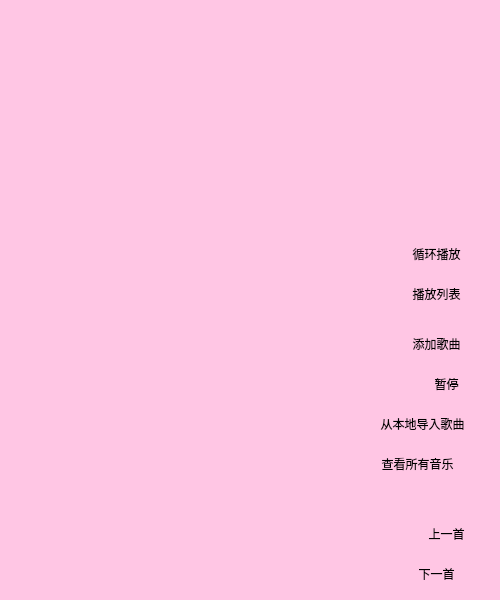
<?xml version="1.0" encoding="UTF-8"?>
<ui version="4.0">
 <class>MainWindow</class>
 <widget class="QMainWindow" name="MainWindow">
  <property name="geometry">
   <rect>
    <x>0</x>
    <y>0</y>
    <width>500</width>
    <height>600</height>
   </rect>
  </property>
  <property name="minimumSize">
   <size>
    <width>500</width>
    <height>600</height>
   </size>
  </property>
  <property name="maximumSize">
   <size>
    <width>500</width>
    <height>600</height>
   </size>
  </property>
  <property name="windowTitle">
   <string>MainWindow</string>
  </property>
  <property name="styleSheet">
   <string notr="true">background-color: rgb(255, 198, 228);</string>
  </property>
  <widget class="QWidget" name="centralwidget">
   <widget class="QPushButton" name="btnPlay">
    <property name="geometry">
     <rect>
      <x>400</x>
      <y>370</y>
      <width>93</width>
      <height>28</height>
     </rect>
    </property>
    <property name="cursor">
     <cursorShape>PointingHandCursor</cursorShape>
    </property>
    <property name="styleSheet">
     <string notr="true">border:0</string>
    </property>
    <property name="text">
     <string>暂停</string>
    </property>
   </widget>
   <widget class="QPushButton" name="btnNextSong">
    <property name="geometry">
     <rect>
      <x>390</x>
      <y>560</y>
      <width>93</width>
      <height>28</height>
     </rect>
    </property>
    <property name="cursor">
     <cursorShape>PointingHandCursor</cursorShape>
    </property>
    <property name="styleSheet">
     <string notr="true">border:0</string>
    </property>
    <property name="text">
     <string>下一首</string>
    </property>
   </widget>
   <widget class="QPushButton" name="btnLastSong">
    <property name="geometry">
     <rect>
      <x>400</x>
      <y>520</y>
      <width>93</width>
      <height>28</height>
     </rect>
    </property>
    <property name="cursor">
     <cursorShape>PointingHandCursor</cursorShape>
    </property>
    <property name="styleSheet">
     <string notr="true">border:0</string>
    </property>
    <property name="text">
     <string>上一首</string>
    </property>
   </widget>
   <widget class="QPushButton" name="btnAddMusicList">
    <property name="geometry">
     <rect>
      <x>390</x>
      <y>330</y>
      <width>93</width>
      <height>28</height>
     </rect>
    </property>
    <property name="cursor">
     <cursorShape>PointingHandCursor</cursorShape>
    </property>
    <property name="styleSheet">
     <string notr="true">border:0</string>
    </property>
    <property name="text">
     <string>添加歌曲</string>
    </property>
   </widget>
   <widget class="QScrollArea" name="scrollArea">
    <property name="geometry">
     <rect>
      <x>0</x>
      <y>250</y>
      <width>280</width>
      <height>350</height>
     </rect>
    </property>
    <property name="minimumSize">
     <size>
      <width>280</width>
      <height>350</height>
     </size>
    </property>
    <property name="maximumSize">
     <size>
      <width>280</width>
      <height>350</height>
     </size>
    </property>
    <property name="styleSheet">
     <string notr="true">border:0;</string>
    </property>
    <property name="verticalScrollBarPolicy">
     <enum>Qt::ScrollBarAsNeeded</enum>
    </property>
    <property name="horizontalScrollBarPolicy">
     <enum>Qt::ScrollBarAsNeeded</enum>
    </property>
    <property name="widgetResizable">
     <bool>true</bool>
    </property>
    <widget class="QWidget" name="scrollAreaWidgetContents">
     <property name="enabled">
      <bool>true</bool>
     </property>
     <property name="geometry">
      <rect>
       <x>0</x>
       <y>0</y>
       <width>280</width>
       <height>350</height>
      </rect>
     </property>
     <property name="sizePolicy">
      <sizepolicy hsizetype="Preferred" vsizetype="Preferred">
       <horstretch>0</horstretch>
       <verstretch>35</verstretch>
      </sizepolicy>
     </property>
     <property name="minimumSize">
      <size>
       <width>0</width>
       <height>0</height>
      </size>
     </property>
     <property name="styleSheet">
      <string notr="true">background-color: rgb(255, 198, 228);</string>
     </property>
    </widget>
   </widget>
   <widget class="QPushButton" name="btnList">
    <property name="geometry">
     <rect>
      <x>390</x>
      <y>280</y>
      <width>93</width>
      <height>28</height>
     </rect>
    </property>
    <property name="styleSheet">
     <string notr="true">border:0</string>
    </property>
    <property name="text">
     <string>播放列表</string>
    </property>
   </widget>
   <widget class="MySlider" name="aMySlider" native="true">
    <property name="geometry">
     <rect>
      <x>0</x>
      <y>90</y>
      <width>501</width>
      <height>31</height>
     </rect>
    </property>
   </widget>
   <widget class="QPushButton" name="btnPlayWay">
    <property name="geometry">
     <rect>
      <x>390</x>
      <y>240</y>
      <width>93</width>
      <height>28</height>
     </rect>
    </property>
    <property name="styleSheet">
     <string notr="true">border:0;</string>
    </property>
    <property name="text">
     <string>循环播放</string>
    </property>
   </widget>
   <widget class="QLabel" name="songNamelabel">
    <property name="geometry">
     <rect>
      <x>0</x>
      <y>65</y>
      <width>501</width>
      <height>21</height>
     </rect>
    </property>
    <property name="text">
     <string/>
    </property>
   </widget>
   <widget class="MyVolum" name="widget" native="true">
    <property name="geometry">
     <rect>
      <x>0</x>
      <y>220</y>
      <width>42</width>
      <height>31</height>
     </rect>
    </property>
   </widget>
   <widget class="QPushButton" name="btnAddFromPC">
    <property name="geometry">
     <rect>
      <x>362</x>
      <y>410</y>
      <width>121</width>
      <height>28</height>
     </rect>
    </property>
    <property name="styleSheet">
     <string notr="true">border:0;</string>
    </property>
    <property name="text">
     <string>从本地导入歌曲</string>
    </property>
   </widget>
   <widget class="QPushButton" name="btnFromData">
    <property name="geometry">
     <rect>
      <x>362</x>
      <y>450</y>
      <width>111</width>
      <height>28</height>
     </rect>
    </property>
    <property name="styleSheet">
     <string notr="true">border:0;</string>
    </property>
    <property name="text">
     <string>查看所有音乐</string>
    </property>
   </widget>
  </widget>
 </widget>
 <customwidgets>
  <customwidget>
   <class>MySlider</class>
   <extends>QWidget</extends>
   <header location="global">myslider.h</header>
   <container>1</container>
  </customwidget>
  <customwidget>
   <class>MyVolum</class>
   <extends>QWidget</extends>
   <header location="global">myvolum.h</header>
   <container>1</container>
  </customwidget>
 </customwidgets>
 <resources/>
 <connections/>
</ui>
